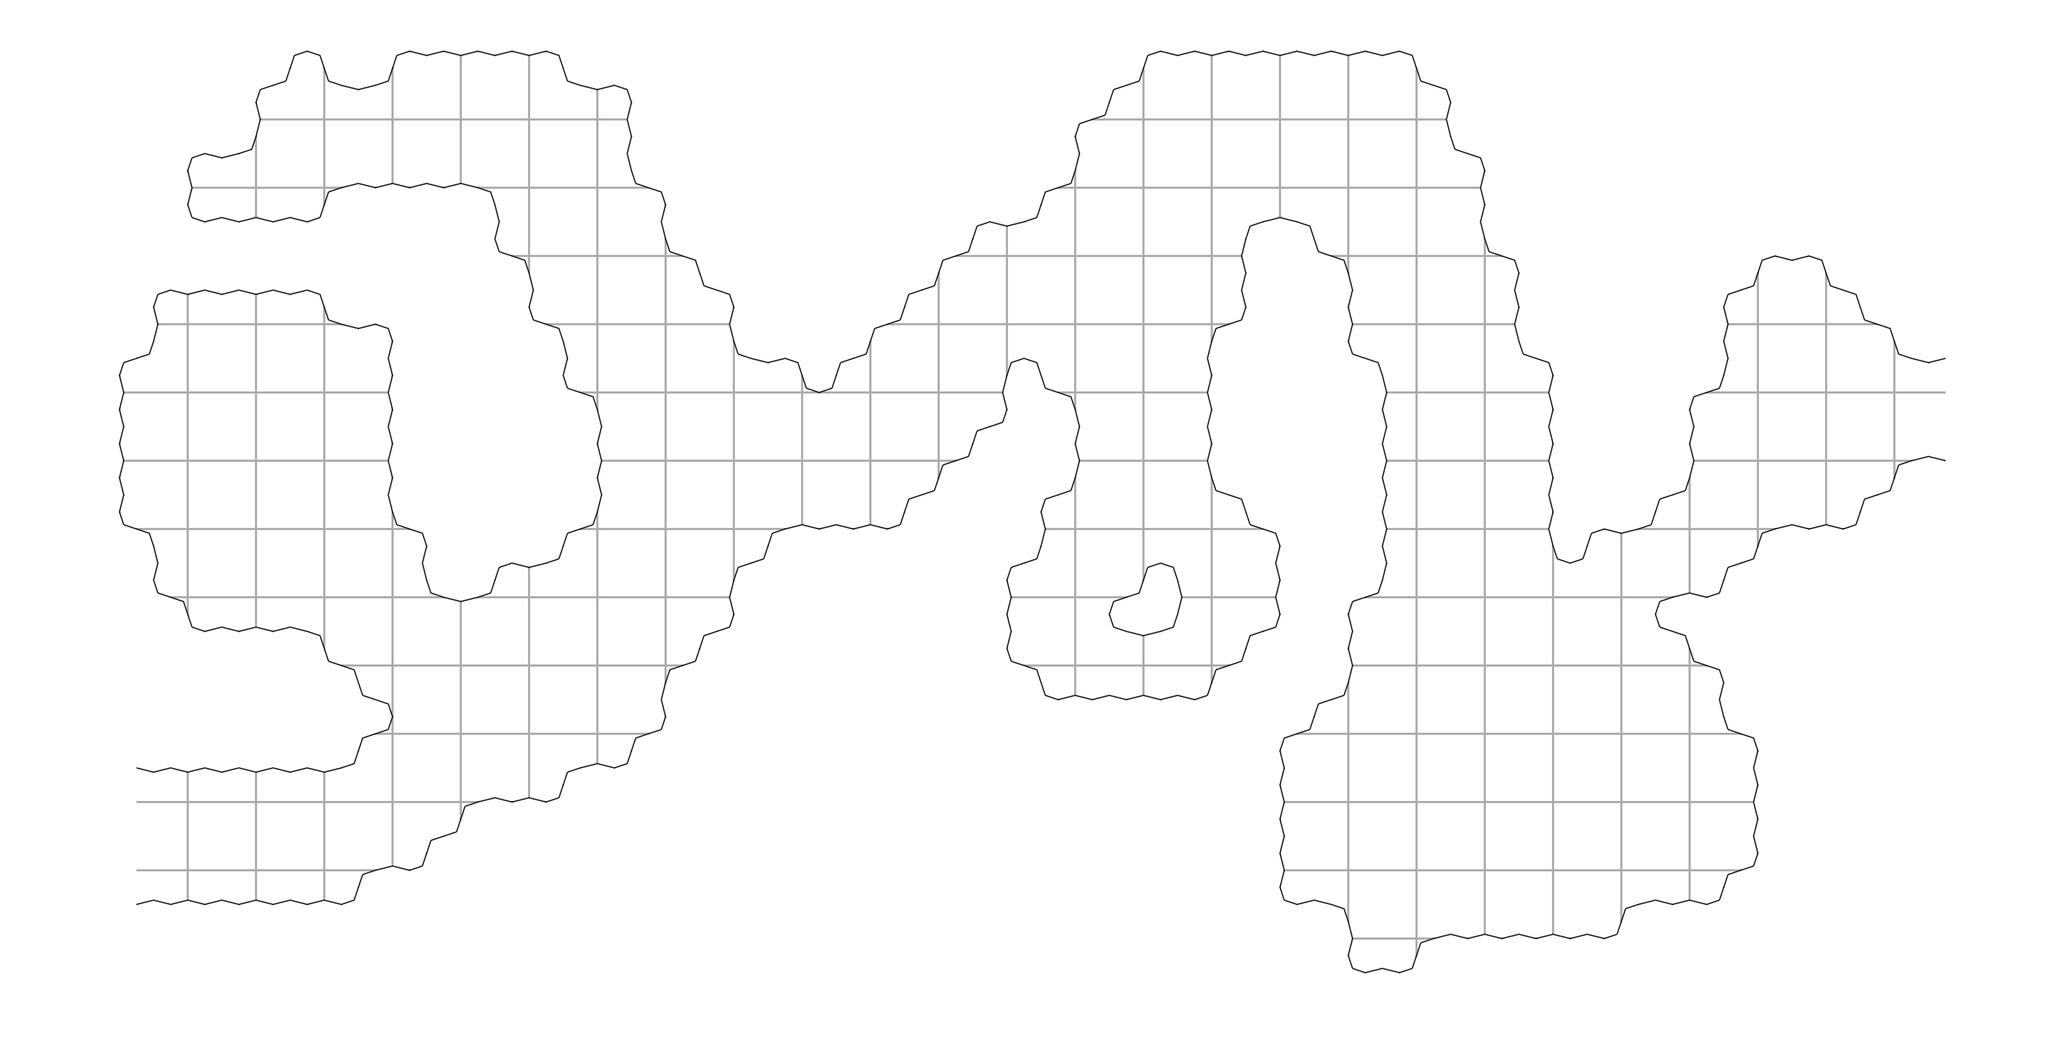

Rendered tile map (Tiled .tmx) drawn with the repository's tilesets; below, a short description and the map source with its tile grids summarised:
An orthogonal 60x31 tile map with 64x64 px tiles, 3 tile layers (Ground, Grid, Walls, Cave), 3 hidden layers not drawn.

<map version="1.0" tiledversion="1.1.6" orientation="orthogonal" renderorder="right-down" width="60" height="31" tilewidth="64" tileheight="64" infinite="0" nextobjectid="1">
 <tileset firstgid="1" source="ptmk-64x64.tsx" />
 <layer name="Ground" width="60" height="31" locked="1">
  <data>[1860 cells, 1860 non-empty, 1 distinct tile ids]</data>
 </layer>
 <layer name="Grid" width="60" height="31" locked="1">
  <data>[1860 cells, 1380 non-empty, 3 distinct tile ids]</data>
 </layer>
 <layer name="Walls, Sharp" width="60" height="31" visible="0">
  <data>[1860 cells, 1178 non-empty, 14 distinct tile ids]</data>
 </layer>
 <layer name="Walls, Cave" width="60" height="31">
  <data>[1860 cells, 1860 non-empty, 14 distinct tile ids]</data>
 </layer>
 <layer name="Tile Layer 6" width="60" height="31" visible="0" locked="1">
  <data>[1860 cells, 1860 non-empty, 1 distinct tile ids]</data>
 </layer>
 <layer name="Tile Layer 3" width="60" height="31" visible="0">
  <data>[1860 cells, 8 non-empty, 2 distinct tile ids]</data>
 </layer>
</map>